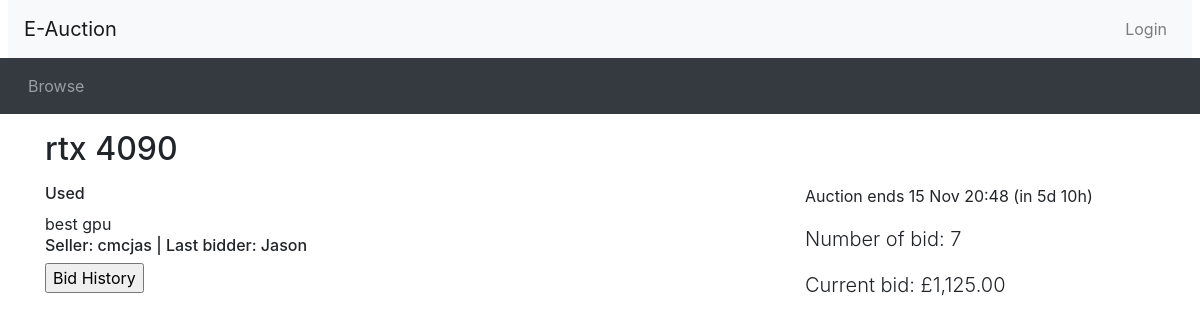
Screenshot of /listing.php?auction_id=8 with the database file from the repository.
### tables this page shows
CREATE TABLE `Auction` (
  `auctionID` int NOT NULL,
  `title` varchar(100) NOT NULL,
  `itemCondition` varchar(100) NOT NULL,
  `description` varchar(200) NOT NULL,
  `category` varchar(100) NOT NULL,
  `startDate` datetime NOT NULL,
  `startingPrice` float NOT NULL,
  `reservePrice` float NOT NULL,
  `endDate` datetime NOT NULL,
  `noBid` int NOT NULL,
  `winner` varchar(100) NOT NULL,
  `sellerName` varchar(100) NOT NULL
);

### utilities.php (called while the page is built, shortened)
<?php
function display_time_remaining($interval) {
    if ($interval->days == 0 && $interval->h == 0) {
      $time_remaining = $interval->format('%im %Ss');
    }
    else if ($interval->days == 0) {
      $time_remaining = $interval->format('%hh %im');
    }
    else {
      $time_remaining = $interval->format('%ad %hh');
    }
  return $time_remaining;
}
?>

### listing.php (the view, shortened to what this page needs)
<?php include_once("header.php")?>
<?php require("utilities.php")?>
<?php
  $auction_id = $_GET['auction_id'];
  require_once "database.php";
  $sql = "SELECT * FROM Auction WHERE auctionID = '$auction_id'";
  $sql2 = "SELECT buyerName FROM Bid WHERE auctionID = '$auction_id' AND price = (SELECT MAX(price) FROM Bid WHERE
  auctionID = '$auction_id')";
  $result = mysqli_query($conn, $sql);
  $result2 = mysqli_query($conn, $sql2);
  $row = mysqli_fetch_assoc($result);
  $row2 = mysqli_fetch_assoc($result2);
  $lastBidder = $row2['buyerName'];
  $title = "$row[title]";
  $condition = "$row[itemCondition]";
  $description = "$row[description]";
  $current_price = $row['startingPrice'];
  $num_bids = $row['noBid'];
  $end_time = new DateTime($row['endDate']);
  $seller = "$row[sellerName]";
  $now = new DateTime();
  if ($now < $end_time) {
    $time_to_end = date_diff($now, $end_time);
    $time_remaining = ' (in ' . display_time_remaining($time_to_end) . ')';
  }
?>
<div class="container">
<div class="row">
  <div class="col-sm-8">
    <h2 class="my-3"><?php echo($title); ?></h2>
  </div>
</div>
<div class="row">
  <div class="col-sm-8">
    <div class="itemDescription">
    <?php echo("<h6>$condition</h6>"); ?>
    <?php echo($description); ?>
    </div>
    <?php echo("<h6>Seller: $seller | Last bidder: $lastBidder</h6>"); ?>
    <?php echo('<a href="bid_history.php?auction_id=' . $auction_id . '"><input type="submit" value="Bid History" /></a>');?>
  </div>
  <div class="col-sm-4">
<?php if ($now > $end_time): ?>
     This auction ended <?php echo(date_format($end_time, 'j M H:i')) ?>
<?php else: ?>
     Auction ends <?php echo(date_format($end_time, 'j M H:i') . $time_remaining) ?></p>
    <p class="lead">Number of bid: <?php echo(number_format($num_bids)) ?></p>
    <p class="lead">Current bid: £<?php echo(number_format($current_price, 2)) ?></p>
<?php endif ?>
  </div>
</div>
<?php include_once("footer.php")?>

### rows the page displays
auction: title "rtx 4090", itemCondition "Used", description "best gpu", sellerName "cmcjas", endDate "15 Nov 20:48", endDate "(in 5d 10h)", noBid "7", startingPrice "1,125.00"

### other values shown
$lastBidder "Jason"
